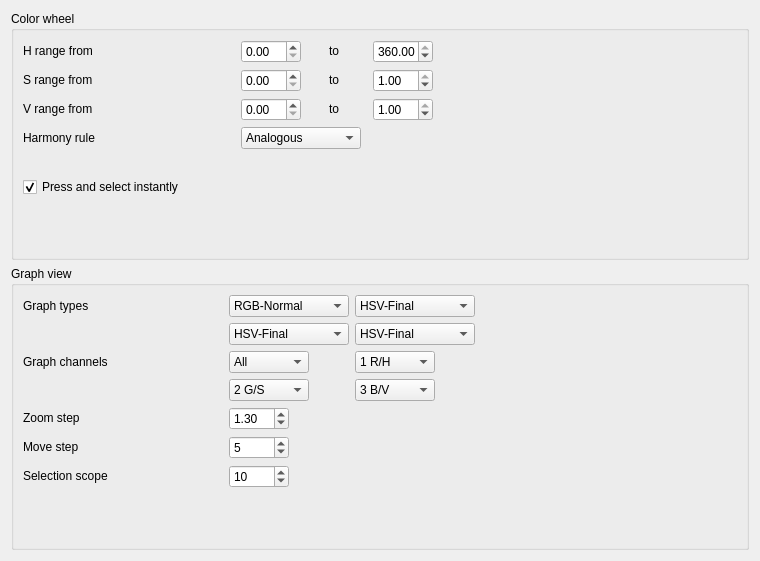
     <widget class="QWidget" name="setti_rule">
      <attribute name="title">
       <string>Rule</string>
      </attribute>
      <layout class="QVBoxLayout" name="verticalLayout_2">
       <item>
        <widget class="QGroupBox" name="st_gbox_whl_rule">
         <property name="title">
          <string>Color wheel</string>
         </property>
         <layout class="QGridLayout" name="gridLayout_6">
          <item row="0" column="0">
           <widget class="QLabel" name="st_label_h_range_from">
            <property name="minimumSize">
             <size>
              <width>200</width>
              <height>20</height>
             </size>
            </property>
            <property name="maximumSize">
             <size>
              <width>200</width>
              <height>20</height>
             </size>
            </property>
            <property name="text">
             <string>H range from</string>
            </property>
           </widget>
          </item>
          <item row="0" column="1">
           <widget class="QDoubleSpinBox" name="st_dp_h_range_from">
            <property name="minimumSize">
             <size>
              <width>60</width>
              <height>0</height>
             </size>
            </property>
            <property name="maximumSize">
             <size>
              <width>60</width>
              <height>16777215</height>
             </size>
            </property>
            <property name="maximum">
             <double>360.000000000000000</double>
            </property>
            <property name="singleStep">
             <double>10.000000000000000</double>
            </property>
           </widget>
          </item>
          <item row="0" column="2">
           <widget class="QLabel" name="st_label_h_range_to">
            <property name="minimumSize">
             <size>
              <width>30</width>
              <height>20</height>
             </size>
            </property>
            <property name="maximumSize">
             <size>
              <width>30</width>
              <height>20</height>
             </size>
            </property>
            <property name="text">
             <string>to</string>
            </property>
           </widget>
          </item>
          <item row="0" column="3">
           <widget class="QDoubleSpinBox" name="st_dp_h_range_to">
            <property name="minimumSize">
             <size>
              <width>60</width>
              <height>0</height>
             </size>
            </property>
            <property name="maximumSize">
             <size>
              <width>60</width>
              <height>16777215</height>
             </size>
            </property>
            <property name="maximum">
             <double>360.000000000000000</double>
            </property>
            <property name="singleStep">
             <double>10.000000000000000</double>
            </property>
            <property name="value">
             <double>360.000000000000000</double>
            </property>
           </widget>
          </item>
          <item row="1" column="0">
           <widget class="QLabel" name="st_label_s_range_from">
            <property name="minimumSize">
             <size>
              <width>200</width>
              <height>20</height>
             </size>
            </property>
            <property name="maximumSize">
             <size>
              <width>200</width>
              <height>20</height>
             </size>
            </property>
            <property name="text">
             <string>S range from</string>
            </property>
           </widget>
          </item>
          <item row="1" column="1">
           <widget class="QDoubleSpinBox" name="st_dp_s_range_from">
            <property name="minimumSize">
             <size>
              <width>60</width>
              <height>0</height>
             </size>
            </property>
            <property name="maximumSize">
             <size>
              <width>60</width>
              <height>16777215</height>
             </size>
            </property>
            <property name="maximum">
             <double>1.000000000000000</double>
            </property>
            <property name="singleStep">
             <double>0.100000000000000</double>
            </property>
           </widget>
          </item>
          <item row="1" column="2">
           <widget class="QLabel" name="st_label_s_range_to">
            <property name="minimumSize">
             <size>
              <width>30</width>
              <height>20</height>
             </size>
            </property>
            <property name="maximumSize">
             <size>
              <width>30</width>
              <height>20</height>
             </size>
            </property>
            <property name="text">
             <string>to</string>
            </property>
           </widget>
          </item>
          <item row="1" column="3">
           <widget class="QDoubleSpinBox" name="st_dp_s_range_to">
            <property name="minimumSize">
             <size>
              <width>60</width>
              <height>0</height>
             </size>
            </property>
            <property name="maximumSize">
             <size>
              <width>60</width>
              <height>16777215</height>
             </size>
            </property>
            <property name="maximum">
             <double>1.000000000000000</double>
            </property>
            <property name="singleStep">
             <double>0.100000000000000</double>
            </property>
            <property name="value">
             <double>1.000000000000000</double>
            </property>
           </widget>
          </item>
          <item row="1" column="4">
           <spacer name="st_hsp_whl_rule">
            <property name="orientation">
             <enum>Qt::Horizontal</enum>
            </property>
            <property name="sizeHint" stdset="0">
             <size>
              <width>294</width>
              <height>20</height>
             </size>
            </property>
           </spacer>
          </item>
          <item row="2" column="0">
           <widget class="QLabel" name="st_label_v_range_from">
            <property name="minimumSize">
             <size>
              <width>200</width>
              <height>20</height>
             </size>
            </property>
            <property name="maximumSize">
             <size>
              <width>200</width>
              <height>20</height>
             </size>
            </property>
            <property name="text">
             <string>V range from</string>
            </property>
           </widget>
          </item>
          <item row="2" column="1">
           <widget class="QDoubleSpinBox" name="st_dp_v_range_from">
            <property name="minimumSize">
             <size>
              <width>60</width>
              <height>0</height>
             </size>
            </property>
            <property name="maximumSize">
             <size>
              <width>60</width>
              <height>16777215</height>
             </size>
            </property>
            <property name="maximum">
             <double>1.000000000000000</double>
            </property>
            <property name="singleStep">
             <double>0.100000000000000</double>
            </property>
           </widget>
          </item>
          <item row="2" column="2">
           <widget class="QLabel" name="st_label_v_range_to">
            <property name="minimumSize">
             <size>
              <width>30</width>
              <height>20</height>
             </size>
            </property>
            <property name="maximumSize">
             <size>
              <width>30</width>
              <height>20</height>
             </size>
            </property>
            <property name="text">
             <string>to</string>
            </property>
           </widget>
          </item>
          <item row="2" column="3">
           <widget class="QDoubleSpinBox" name="st_dp_v_range_to">
            <property name="minimumSize">
             <size>
              <width>60</width>
              <height>0</height>
             </size>
            </property>
            <property name="maximumSize">
             <size>
              <width>60</width>
              <height>16777215</height>
             </size>
            </property>
            <property name="maximum">
             <double>1.000000000000000</double>
            </property>
            <property name="singleStep">
             <double>0.100000000000000</double>
            </property>
            <property name="value">
             <double>1.000000000000000</double>
            </property>
           </widget>
          </item>
          <item row="3" column="0">
           <widget class="QLabel" name="st_label_hm_rule">
            <property name="minimumSize">
             <size>
              <width>200</width>
              <height>20</height>
             </size>
            </property>
            <property name="maximumSize">
             <size>
              <width>200</width>
              <height>20</height>
             </size>
            </property>
            <property name="text">
             <string>Harmony rule</string>
            </property>
           </widget>
          </item>
          <item row="3" column="1" colspan="2">
           <widget class="QComboBox" name="st_comb_hm_rule">
            <property name="minimumSize">
             <size>
              <width>120</width>
              <height>22</height>
             </size>
            </property>
            <property name="maximumSize">
             <size>
              <width>120</width>
              <height>22</height>
             </size>
            </property>
            <item>
             <property name="text">
              <string>Analogous</string>
             </property>
            </item>
            <item>
             <property name="text">
              <string>Monochromatic</string>
             </property>
            </item>
            <item>
             <property name="text">
              <string>Triad</string>
             </property>
            </item>
            <item>
             <property name="text">
              <string>Tetrad</string>
             </property>
            </item>
            <item>
             <property name="text">
              <string>Pentad</string>
             </property>
            </item>
            <item>
             <property name="text">
              <string>Complementary</string>
             </property>
            </item>
            <item>
             <property name="text">
              <string>Shades</string>
             </property>
            </item>
            <item>
             <property name="text">
              <string>Custom</string>
             </property>
            </item>
           </widget>
          </item>
          <item row="4" column="0">
           <spacer name="st_vsp_psi_rule">
            <property name="orientation">
             <enum>Qt::Vertical</enum>
            </property>
            <property name="sizeHint" stdset="0">
             <size>
              <width>20</width>
              <height>21</height>
             </size>
            </property>
           </spacer>
          </item>
          <item row="5" column="0" colspan="2">
           <widget class="QCheckBox" name="st_cbox_press_move">
            <property name="minimumSize">
             <size>
              <width>300</width>
              <height>22</height>
             </size>
            </property>
            <property name="maximumSize">
             <size>
              <width>300</width>
              <height>22</height>
             </size>
            </property>
            <property name="text">
             <string>Press and select instantly</string>
            </property>
            <property name="checked">
             <bool>true</bool>
            </property>
           </widget>
          </item>
          <item row="6" column="0">
           <spacer name="st_vsp_whl_rule">
            <property name="orientation">
             <enum>Qt::Vertical</enum>
            </property>
            <property name="sizeHint" stdset="0">
             <size>
              <width>20</width>
              <height>50</height>
             </size>
            </property>
           </spacer>
          </item>
         </layout>
        </widget>
       </item>
       <item>
        <widget class="QGroupBox" name="st_gbox_img_rule">
         <property name="title">
          <string>Graph view</string>
         </property>
         <layout class="QGridLayout" name="gridLayout_5">
          <item row="0" column="0">
           <widget class="QLabel" name="st_label_graph_types">
            <property name="minimumSize">
             <size>
              <width>200</width>
              <height>20</height>
             </size>
            </property>
            <property name="maximumSize">
             <size>
              <width>200</width>
              <height>20</height>
             </size>
            </property>
            <property name="text">
             <string>Graph types</string>
            </property>
           </widget>
          </item>
          <item row="0" column="1">
           <widget class="QComboBox" name="st_cobox_graph_types_0">
            <property name="minimumSize">
             <size>
              <width>120</width>
              <height>22</height>
             </size>
            </property>
            <property name="maximumSize">
             <size>
              <width>120</width>
              <height>22</height>
             </size>
            </property>
            <property name="sizeAdjustPolicy">
             <enum>QComboBox::AdjustToContentsOnFirstShow</enum>
            </property>
            <item>
             <property name="text">
              <string>RGB-Normal</string>
             </property>
            </item>
            <item>
             <property name="text">
              <string>RGB-Vertical</string>
             </property>
            </item>
            <item>
             <property name="text">
              <string>RGB-Horizontal</string>
             </property>
            </item>
            <item>
             <property name="text">
              <string>RGB-Final</string>
             </property>
            </item>
            <item>
             <property name="text">
              <string>HSV-Normal</string>
             </property>
            </item>
            <item>
             <property name="text">
              <string>HSV-Vertical</string>
             </property>
            </item>
            <item>
             <property name="text">
              <string>HSV-Horizontal</string>
             </property>
            </item>
            <item>
             <property name="text">
              <string>HSV-Final</string>
             </property>
            </item>
           </widget>
          </item>
          <item row="0" column="2">
           <widget class="QComboBox" name="st_cobox_graph_types_1">
            <property name="minimumSize">
             <size>
              <width>120</width>
              <height>22</height>
             </size>
            </property>
            <property name="maximumSize">
             <size>
              <width>120</width>
              <height>22</height>
             </size>
            </property>
            <property name="currentIndex">
             <number>7</number>
            </property>
            <property name="sizeAdjustPolicy">
             <enum>QComboBox::AdjustToContentsOnFirstShow</enum>
            </property>
            <item>
             <property name="text">
              <string>RGB-Normal</string>
             </property>
            </item>
            <item>
             <property name="text">
              <string>RGB-Vertical</string>
             </property>
            </item>
            <item>
             <property name="text">
              <string>RGB-Horizontal</string>
             </property>
            </item>
            <item>
             <property name="text">
              <string>RGB-Final</string>
             </property>
            </item>
            <item>
             <property name="text">
              <string>HSV-Normal</string>
             </property>
            </item>
            <item>
             <property name="text">
              <string>HSV-Vertical</string>
             </property>
            </item>
            <item>
             <property name="text">
              <string>HSV-Horizontal</string>
             </property>
            </item>
            <item>
             <property name="text">
              <string>HSV-Final</string>
             </property>
            </item>
           </widget>
          </item>
          <item row="1" column="1">
           <widget class="QComboBox" name="st_cobox_graph_types_2">
            <property name="minimumSize">
             <size>
              <width>120</width>
              <height>22</height>
             </size>
            </property>
            <property name="maximumSize">
             <size>
              <width>120</width>
              <height>22</height>
             </size>
            </property>
            <property name="currentIndex">
             <number>7</number>
            </property>
            <property name="sizeAdjustPolicy">
             <enum>QComboBox::AdjustToContentsOnFirstShow</enum>
            </property>
            <item>
             <property name="text">
              <string>RGB-Normal</string>
             </property>
            </item>
            <item>
             <property name="text">
              <string>RGB-Vertical</string>
             </property>
            </item>
            <item>
             <property name="text">
              <string>RGB-Horizontal</string>
             </property>
            </item>
            <item>
             <property name="text">
              <string>RGB-Final</string>
             </property>
            </item>
            <item>
             <property name="text">
              <string>HSV-Normal</string>
             </property>
            </item>
            <item>
             <property name="text">
              <string>HSV-Vertical</string>
             </property>
            </item>
            <item>
             <property name="text">
              <string>HSV-Horizontal</string>
             </property>
            </item>
            <item>
             <property name="text">
              <string>HSV-Final</string>
             </property>
            </item>
           </widget>
          </item>
          <item row="1" column="2">
           <widget class="QComboBox" name="st_cobox_graph_types_3">
            <property name="minimumSize">
             <size>
              <width>120</width>
              <height>22</height>
             </size>
            </property>
            <property name="maximumSize">
             <size>
              <width>120</width>
              <height>22</height>
             </size>
            </property>
            <property name="currentIndex">
             <number>7</number>
            </property>
            <property name="sizeAdjustPolicy">
             <enum>QComboBox::AdjustToContentsOnFirstShow</enum>
            </property>
            <item>
             <property name="text">
              <string>RGB-Normal</string>
             </property>
            </item>
            <item>
             <property name="text">
              <string>RGB-Vertical</string>
             </property>
            </item>
            <item>
             <property name="text">
              <string>RGB-Horizontal</string>
             </property>
            </item>
            <item>
             <property name="text">
              <string>RGB-Final</string>
             </property>
            </item>
            <item>
             <property name="text">
              <string>HSV-Normal</string>
             </property>
            </item>
            <item>
             <property name="text">
              <string>HSV-Vertical</string>
             </property>
            </item>
            <item>
             <property name="text">
              <string>HSV-Horizontal</string>
             </property>
            </item>
            <item>
             <property name="text">
              <string>HSV-Final</string>
             </property>
            </item>
           </widget>
          </item>
          <item row="1" column="3">
           <spacer name="st_hsp_img_rule">
            <property name="orientation">
             <enum>Qt::Horizontal</enum>
            </property>
            <property name="sizeHint" stdset="0">
             <size>
              <width>262</width>
              <height>20</height>
             </size>
            </property>
           </spacer>
          </item>
          <item row="2" column="0">
           <widget class="QLabel" name="st_label_graph_chls">
            <property name="minimumSize">
             <size>
              <width>200</width>
              <height>20</height>
             </size>
            </property>
            <property name="maximumSize">
             <size>
              <width>200</width>
              <height>20</height>
             </size>
            </property>
            <property name="text">
             <string>Graph channels</string>
            </property>
           </widget>
          </item>
          <item row="2" column="1">
           <widget class="QComboBox" name="st_cobox_graph_chls_0">
            <property name="minimumSize">
             <size>
              <width>80</width>
              <height>22</height>
             </size>
            </property>
            <property name="maximumSize">
             <size>
              <width>80</width>
              <height>22</height>
             </size>
            </property>
            <item>
             <property name="text">
              <string>All</string>
             </property>
            </item>
            <item>
             <property name="text">
              <string>1 R/H</string>
             </property>
            </item>
            <item>
             <property name="text">
              <string>2 G/S</string>
             </property>
            </item>
            <item>
             <property name="text">
              <string>3 B/V</string>
             </property>
            </item>
           </widget>
          </item>
          <item row="2" column="2">
           <widget class="QComboBox" name="st_cobox_graph_chls_1">
            <property name="minimumSize">
             <size>
              <width>80</width>
              <height>22</height>
             </size>
            </property>
            <property name="maximumSize">
             <size>
              <width>80</width>
              <height>22</height>
             </size>
            </property>
            <property name="currentIndex">
             <number>1</number>
            </property>
            <item>
             <property name="text">
              <string>All</string>
             </property>
            </item>
            <item>
             <property name="text">
              <string>1 R/H</string>
             </property>
            </item>
            <item>
             <property name="text">
              <string>2 G/S</string>
             </property>
            </item>
            <item>
             <property name="text">
              <string>3 B/V</string>
             </property>
            </item>
           </widget>
          </item>
          <item row="3" column="1">
           <widget class="QComboBox" name="st_cobox_graph_chls_2">
            <property name="minimumSize">
             <size>
              <width>80</width>
              <height>22</height>
             </size>
            </property>
            <property name="maximumSize">
             <size>
              <width>80</width>
              <height>22</height>
             </size>
            </property>
            <property name="currentIndex">
             <number>2</number>
            </property>
            <item>
             <property name="text">
              <string>All</string>
             </property>
            </item>
            <item>
             <property name="text">
              <string>1 R/H</string>
             </property>
            </item>
            <item>
             <property name="text">
              <string>2 G/S</string>
             </property>
            </item>
            <item>
             <property name="text">
              <string>3 B/V</string>
             </property>
            </item>
           </widget>
          </item>
          <item row="3" column="2">
           <widget class="QComboBox" name="st_cobox_graph_chls_3">
            <property name="minimumSize">
             <size>
              <width>80</width>
              <height>22</height>
             </size>
            </property>
            <property name="maximumSize">
             <size>
              <width>80</width>
              <height>22</height>
             </size>
            </property>
            <property name="currentIndex">
             <number>3</number>
            </property>
            <item>
             <property name="text">
              <string>All</string>
             </property>
            </item>
            <item>
             <property name="text">
              <string>1 R/H</string>
             </property>
            </item>
            <item>
             <property name="text">
              <string>2 G/S</string>
             </property>
            </item>
            <item>
             <property name="text">
              <string>3 B/V</string>
             </property>
            </item>
           </widget>
          </item>
          <item row="4" column="0">
           <widget class="QLabel" name="st_label_zoom_step">
            <property name="minimumSize">
             <size>
              <width>200</width>
              <height>20</height>
             </size>
            </property>
            <property name="maximumSize">
             <size>
              <width>200</width>
              <height>20</height>
             </size>
            </property>
            <property name="text">
             <string>Zoom step</string>
            </property>
           </widget>
          </item>
          <item row="4" column="1">
           <widget class="QDoubleSpinBox" name="st_p_zoom_step">
            <property name="minimumSize">
             <size>
              <width>60</width>
              <height>0</height>
             </size>
            </property>
            <property name="maximumSize">
             <size>
              <width>60</width>
              <height>16777215</height>
             </size>
            </property>
            <property name="minimum">
             <double>1.000000000000000</double>
            </property>
            <property name="maximum">
             <double>10.000000000000000</double>
            </property>
            <property name="singleStep">
             <double>0.050000000000000</double>
            </property>
            <property name="value">
             <double>1.300000000000000</double>
            </property>
           </widget>
          </item>
          <item row="5" column="0">
           <widget class="QLabel" name="st_label_move_step">
            <property name="minimumSize">
             <size>
              <width>200</width>
              <height>20</height>
             </size>
            </property>
            <property name="maximumSize">
             <size>
              <width>200</width>
              <height>20</height>
             </size>
            </property>
            <property name="text">
             <string>Move step</string>
            </property>
           </widget>
          </item>
          <item row="5" column="1">
           <widget class="QSpinBox" name="st_p_move_step">
            <property name="minimumSize">
             <size>
              <width>60</width>
              <height>0</height>
             </size>
            </property>
            <property name="maximumSize">
             <size>
              <width>60</width>
              <height>16777215</height>
             </size>
            </property>
            <property name="minimum">
             <number>0</number>
            </property>
            <property name="maximum">
             <number>50</number>
            </property>
            <property name="value">
             <number>5</number>
            </property>
           </widget>
          </item>
          <item row="6" column="0">
           <widget class="QLabel" name="st_label_select_dist">
            <property name="minimumSize">
             <size>
              <width>200</width>
              <height>20</height>
             </size>
            </property>
            <property name="maximumSize">
             <size>
              <width>200</width>
              <height>20</height>
             </size>
            </property>
            <property name="text">
             <string>Selection scope</string>
            </property>
           </widget>
          </item>
          <item row="6" column="1">
           <widget class="QSpinBox" name="st_p_select_dist">
            <property name="minimumSize">
             <size>
              <width>60</width>
              <height>0</height>
             </size>
            </property>
            <property name="maximumSize">
             <size>
              <width>60</width>
              <height>16777215</height>
             </size>
            </property>
            <property name="minimum">
             <number>1</number>
            </property>
            <property name="maximum">
             <number>100</number>
            </property>
            <property name="value">
             <number>10</number>
            </property>
           </widget>
          </item>
          <item row="7" column="0">
           <spacer name="st_vsp_img_rule">
            <property name="orientation">
             <enum>Qt::Vertical</enum>
            </property>
            <property name="sizeHint" stdset="0">
             <size>
              <width>20</width>
              <height>50</height>
             </size>
            </property>
           </spacer>
          </item>
         </layout>
        </widget>
       </item>
      </layout>
     </widget>
